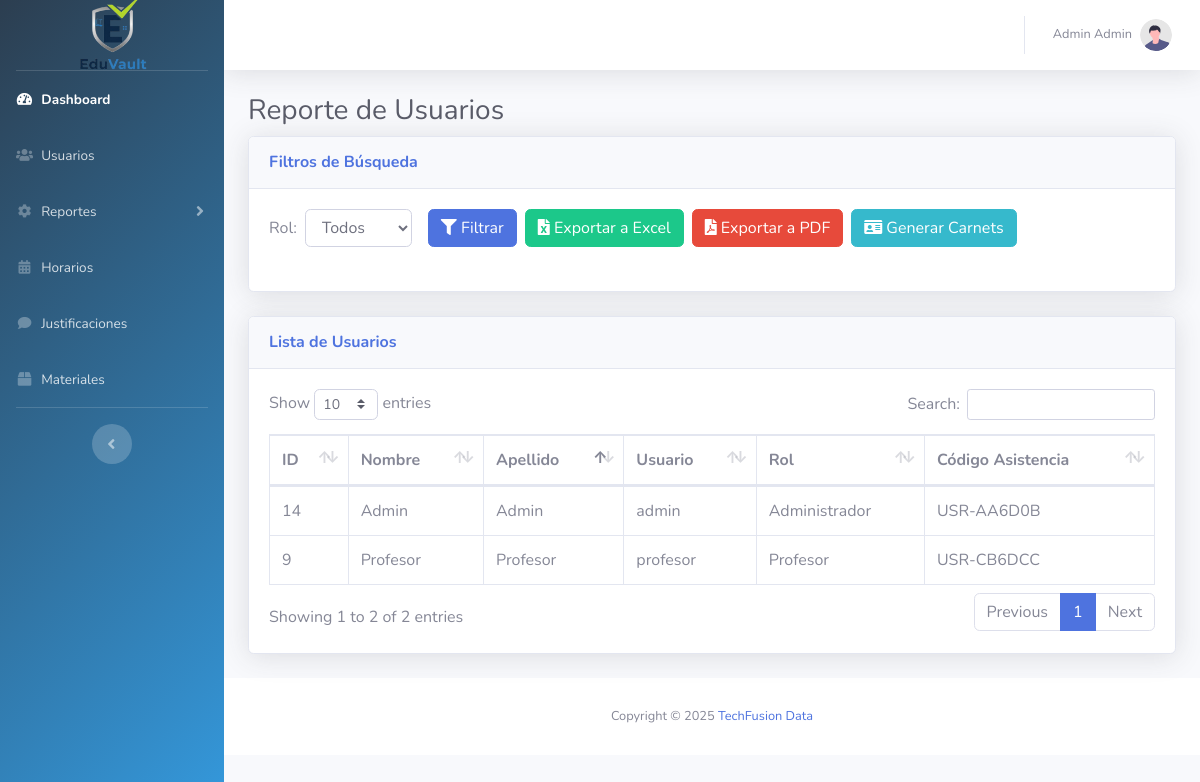
The page /admin/reporte_usuarios.php (signed in) on the database its author committed.
### tables this page shows
CREATE TABLE IF NOT EXISTS `tabla_usuario` (
  `id_usuario` int NOT NULL AUTO_INCREMENT,
  `nombre` varchar(100) NOT NULL,
  `apellido` varchar(100) NOT NULL,
  `usuario` varchar(50) NOT NULL,
  `password` varchar(100) NOT NULL,
  `aula` varchar(50) DEFAULT NULL,
  `codigo_asistencia` varchar(20) NOT NULL,
  `id_rol` int NOT NULL,
  PRIMARY KEY (`id_usuario`),
  UNIQUE KEY `usuario` (`usuario`),
  UNIQUE KEY `codigo_asistencia` (`codigo_asistencia`),
  KEY `id_rol` (`id_rol`),
  CONSTRAINT `tabla_usuario_ibfk_1` FOREIGN KEY (`id_rol`) REFERENCES `tabla_rol` (`id_rol`)
);

CREATE TABLE IF NOT EXISTS `tabla_rol` (
  `id_rol` int NOT NULL AUTO_INCREMENT,
  `nombre` varchar(50) NOT NULL,
  PRIMARY KEY (`id_rol`),
  UNIQUE KEY `nombre` (`nombre`)
);

### admin/reporte_usuarios.php (the view, shortened to what this page needs)
<?php
include_once 'model/conexion.php';
$rol = isset($_GET['rol']) ? $_GET['rol'] : null;
$query = "
    SELECT
        tu.id_usuario,
        tu.nombre,
        tu.apellido,
        tu.usuario,
        tr.nombre as rol,
        tu.codigo_asistencia
    FROM tabla_usuario tu
    INNER JOIN tabla_rol tr ON tu.id_rol = tr.id_rol
    WHERE 1=1
";
$query .= " ORDER BY tu.apellido ASC, tu.nombre ASC";
try {
    $stmt = $conexion->prepare($query);
    $stmt->execute();
    $usuarios = $stmt->fetchAll(PDO::FETCH_ASSOC);
} catch (PDOException $e) {
    echo "Error al obtener usuarios: " . $e->getMessage();
    exit;
}
include 'includes/header.php';
?>
<div class="container-fluid">
    <h1 class="h3 mb-2 text-gray-800">Reporte de Usuarios</h1>
    <div class="card shadow mb-4">
        <div class="card-header py-3">
            <h6 class="m-0 font-weight-bold text-primary">Filtros de Búsqueda</h6>
        </div>
        <div class="card-body">
            <form method="GET" class="form-inline mb-3">
                <div class="form-group mb-2 mr-3">
                    <label for="rol" class="mr-2">Rol:</label>
                    <select class="form-control" id="rol" name="rol">
                        <option value="">Todos</option>
                    </select>
                </div>
                <button type="submit" class="btn btn-primary mb-2 mr-2">
                    <i class="fas fa-filter"></i> Filtrar
                </button>
                <a href="?export=excel<?php echo http_build_query(['rol' => $rol]); ?>" class="btn btn-success mb-2 mr-2">
                    <i class="fas fa-file-excel"></i> Exportar a Excel
                </a>
                <a href="?export=pdf<?php echo http_build_query(['rol' => $rol]); ?>" class="btn btn-danger mb-2 mr-2">
                    <i class="fas fa-file-pdf"></i> Exportar a PDF
                </a>
                <a href="generar_carnets.php" class="btn btn-info mb-2">
                    <i class="fas fa-id-card"></i> Generar Carnets
                </a>
            </form>
        </div>
    </div>
    <div class="card shadow mb-4">
        <div class="card-header py-3">
            <h6 class="m-0 font-weight-bold text-primary">Lista de Usuarios</h6>
        </div>
        <div class="card-body">
            <div class="table-responsive">
                <table class="table table-bordered" id="dataTable" width="100%" cellspacing="0">
                    <thead>
                        <tr>
                            <th>ID</th>
                            <th>Nombre</th>
                            <th>Apellido</th>
                            <th>Usuario</th>
                            <th>Rol</th>
                            <th>Código Asistencia</th>
                        </tr>
                    </thead>
                    <tbody>
                        <?php foreach ($usuarios as $usuario): ?>
                            <tr>
                                <td><?php echo htmlspecialchars($usuario['id_usuario']); ?></td>
                                <td><?php echo htmlspecialchars($usuario['nombre']); ?></td>
                                <td><?php echo htmlspecialchars($usuario['apellido']); ?></td>
                                <td><?php echo htmlspecialchars($usuario['usuario']); ?></td>
                                <td><?php echo htmlspecialchars(ucfirst($usuario['rol'])); ?></td>
                                <td><?php echo htmlspecialchars($usuario['codigo_asistencia']); ?></td>
                            </tr>
                        <?php endforeach; ?>
                    </tbody>
                </table>
            </div>
        </div>
    </div>
</div>
<?php include 'includes/footer.php'; ?>

### admin/includes/header.php (shortened to what this page needs)
<!DOCTYPE html>
<html lang="en">
<head>
    <link href="vendor/fontawesome-free/css/all.min.css" rel="stylesheet" type="text/css">
    <link href="css/sb-admin-2.min.css" rel="stylesheet">
    <link href="vendor/datatables/dataTables.bootstrap4.min.css" rel="stylesheet">
</head>
<body id="page-top">
    <div id="wrapper">
<ul class="navbar-nav bg-gradient-primary sidebar sidebar-dark accordion" id="accordionSidebar" style="background: linear-gradient(135deg, #2c3e50, #3498db); background-color: #2c3e50;">
<a class="sidebar-brand d-flex align-items-center justify-content-center" href="index.php">
    <div class="sidebar-brand-icon" style="padding: 5px;">
        <img src="img/logo.png" alt="Logo Sistema de Asistencias" style="width: 135px; height: 135px; object-fit: contain; border-radius: 5px;">
    </div>
</a>
    <li class="nav-item active">
        <a class="nav-link" href="index.php">
            <i class="fas fa-fw fa-tachometer-alt"></i>
            <span>Dashboard</span></a>
    </li>
    <li class="nav-item">
        <a class="nav-link" href="usuario.php">
            <i class="fas fa-fw fa-users"></i>
            <span>Usuarios</span></a>
    </li>
            <li class="nav-item">
                <a class="nav-link collapsed" href="#" data-toggle="collapse" data-target="#collapseTwo"
                    aria-expanded="true" aria-controls="collapseTwo">
                    <i class="fas fa-fw fa-cog"></i>
                   <span>Reportes</span>
                </a>
            </li>
    <li class="nav-item">
        <a class="nav-link" href="horario.php">
            <i class="fas fa-fw fa-calendar-alt"></i>
            <span>Horarios</span></a>
    </li>
    <li class="nav-item">
        <a class="nav-link" href="justificaciones.php">
            <i class="fas fa-fw fa-comment"></i>
            <span>Justificaciones</span></a>
    </li>
<li class="nav-item">
    <a class="nav-link" href="materiales.php">
        <i class="fas fa-fw fa-box"></i>
        <span>Materiales</span></a>
</li>
    <hr class="sidebar-divider d-none d-md-block">
    <div class="text-center d-none d-md-inline">
        <button class="rounded-circle border-0" id="sidebarToggle"></button>
    </div>
</ul>
        <div id="content-wrapper" class="d-flex flex-column">
            <div id="content">
                <nav class="navbar navbar-expand navbar-light bg-white topbar mb-4 static-top shadow">
                    <ul class="navbar-nav ml-auto">
<li class="nav-item dropdown no-arrow">
    <?php if (isset($_SESSION['autenticado_admin']) && $_SESSION['autenticado_admin'] === true): ?>
        <a class="nav-link dropdown-toggle" href="#" id="userDropdown" role="button"
           data-toggle="dropdown" aria-haspopup="true" aria-expanded="false">
            <span class="mr-2 d-none d-lg-inline text-gray-600 small">
                <?php echo htmlspecialchars($_SESSION['nombre'] . ' ' . $_SESSION['apellido'], ENT_QUOTES, 'UTF-8'); ?>
            </span>
            <img class="img-profile rounded-circle" src="img/undraw_profile.svg">
        </a>
    <?php else: ?>
        <a class="nav-link" href="../login/login.php">Iniciar Sesión</a>
    <?php endif; ?>
</li>
                    </ul>
                </nav>

### admin/includes/footer.php (shortened to what this page needs)
<footer class="sticky-footer bg-white">
    <div class="container my-auto">
        <div class="copyright text-center my-auto">
            <span>Copyright © <?php echo date('Y'); ?> <a href="https://www.facebook.com/TechFusionData" target="_blank" rel="noopener noreferrer">TechFusion Data</a></span>
        </div>
    </div>
</footer>
</div>
</div>
</div>
</body>
</html>

### rows shown on the page
tabla_usuario: id_usuario "14", nombre "Admin", apellido "Admin", usuario "admin", id_rol.nombre "Administrador", codigo_asistencia "USR-AA6D0B"
tabla_usuario: id_usuario "9", nombre "Profesor", apellido "Profesor", usuario "profesor", id_rol.nombre "Profesor", codigo_asistencia "USR-CB6DCC"

### other values the page prints
$_SESSION['nombre'] . ' ' . $_SESSION['apellido'] "Admin Admin"
